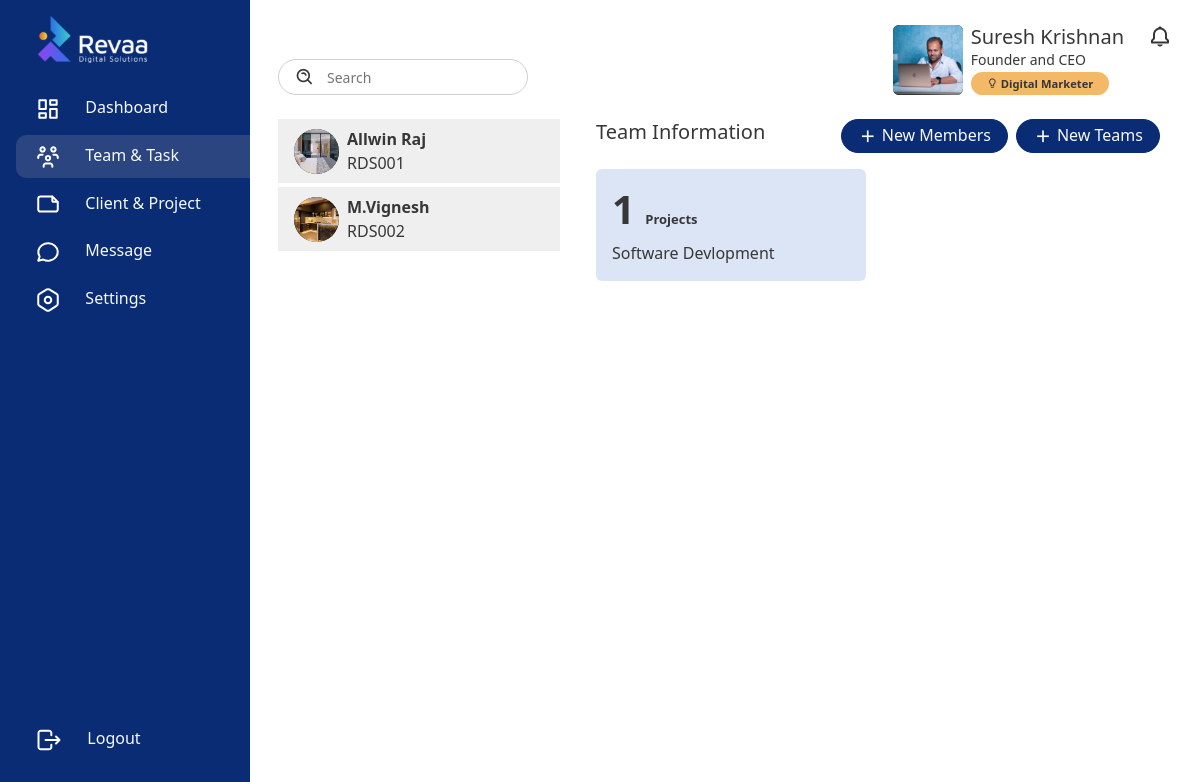
Page /teams/ (signed in) on the committed database.
### frontend/models.py (models this page shows, shortened)
class EmployeeDetail(models.Model):
    user = models.OneToOneField(User, on_delete=models.CASCADE)
    employee_id = models.CharField(max_length=10, unique=True, blank=True, null=True)
    name = models.CharField(max_length=255)
    mobile_number = models.CharField(max_length=15)
    address = models.TextField()
    date_of_birth = models.DateField()
    second_mobile_number = models.CharField(max_length=15, blank=True, null=True)
    aadhar_card_copy = models.FileField(upload_to='aadhar/', blank=True, null=True)
    pan_card_copy = models.FileField(upload_to='pan/', blank=True, null=True)
    college_mark_sheet = models.FileField(upload_to='college_marks/', blank=True, null=True)
    employee_photo = models.ImageField(upload_to='Profile', blank=True, null=True)
    twelfth_mark_sheet = models.FileField(upload_to='12th_marks/', blank=True, null=True)
    tenth_mark_sheet = models.FileField(upload_to='10th_marks/', blank=True, null=True)
    blood_group = models.CharField(max_length=5, blank=True, null=True)
    is_trainee = models.BooleanField(default=False)
    is_team_member = models.BooleanField(default=False)
    is_team_leader = models.BooleanField(default=False)
    is_manager = models.BooleanField(default=False)
    is_admin = models.BooleanField(default=False)
    is_admin_assistant = models.BooleanField(default=False)
    creative = models.BooleanField(default=False)
    digital_marketin = models.BooleanField(default=False)
    development = models.BooleanField(default=False)
    client_relationship = models.BooleanField(default=False)
    Graphic_designer = models.BooleanField(default=False)
    Video_Editing = models.BooleanField(default=False)
    Social_Media_Management = models.BooleanField(default=False)
    Content_Creation = models.BooleanField(default=False)
    Search_Engine_Optimization = models.BooleanField(default=False)
    Contant_Writing = models.BooleanField(default=False)
    Webside_Development = models.BooleanField(default=False)
    Software_Development = models.BooleanField(default=False)
    App_Development = models.BooleanField(default=False)
    Testing = models.BooleanField(default=False)
    Account_Manager = models.BooleanField(default=False)
    Admin = models.BooleanField(default=False)
    creaded_by =  models.CharField(max_length=255, blank=True, null=True)
    created_at = models.DateTimeField(blank=True, null=True)
    updated_by = models.CharField(max_length=255, blank=True, null=True)
    updated_at = models.DateTimeField(blank=True, null=True)

class Team(models.Model):
    name = models.CharField(max_length=255)
    team_logo = models.ImageField(upload_to='Team Logos/', blank=True, null=True)
    description = models.TextField()
    leader = models.ForeignKey(EmployeeDetail, on_delete=models.SET_NULL, null=True, related_name='leader_of')
    members = models.ManyToManyField(EmployeeDetail, related_name='teams')

### frontend/functions/teams.py (the view)
# urls.py: path('teams/', teams.teams, name='teams'),
@login_required(login_url='login')
def teams(request):
    all_teams = Team.objects.all()
    team_leader = EmployeeDetail.objects.filter(is_team_leader=True)
    teams_with_project_count = []
    for team in all_teams:
        project_count = Project.objects.filter(team=team).count()
        teams_with_project_count.append({
            'team': team,
            'project_count': project_count
        })
    context = {
        'teams_page': 'active',
        'team_leaders' : team_leader,
        'all_employees' : EmployeeDetail.objects.filter(user__is_superuser=False),
        'teams_with_project_count': teams_with_project_count,
    }
    return render(request, 'tmt-tool/teams.html', context)

### templates/tmt-tool/teams.html (shortened to what this page needs)
{% extends 'base.html' %}
{% load static %}
{% block container %}
<div class="d-flex">
    {% include 'includes/sidebar.html' %}
    <div class="content w-100">
        {% include 'includes/header.html' %}
        <div class="container mt-4">
            <div class="row">
                <div class="col-md-4">
                    <div style="height: 80vh; overflow-y: scroll;">
                        {% if all_employees %}
                        {% for employee in all_employees %}
                        <a href="{% url 'showemployee' epk=employee.pk %}" class="text-decoration-none">
                            <div class="profile-container message-active py-2 px-3 d-flex align-items-center mb-1">
                                <div class="bg-dark rounded-circle me-2" style="overflow: hidden;">
                                    {% if employee.employee_photo %}
                                    <img src="{{employee.employee_photo.url}}" alt="" width="45" height="45">
                                    {% else %}
                                    <img src="{% static 'images/Employee_avathar.png' %}" alt="" width="45" height="45">
                                    {% endif %}
                                </div>
                                <div class="profile-name">
                                    <p class="p-0 m-0 fw-bold">{{employee.name}}</p>
                                    <p class="p-0 m-0">{{employee.employee_id}}</p>
                                </div>
                            </div>
                        </a>
                        {% endfor %}
                        {% else %}
                        <div class="d-flex flex-column align-items-center justify-content-center h-100">
                            <img src="{% static 'images/noemployees.svg' %}" class="w-100" >
                            <h2 class="fw-bold cs-text-primary">Create Employees</h2>
                        </div>
                        {% endif %}
                    </div>
                </div>
                <div class="col-md-8">
                    <div class="container">
                        <div class="d-flex align-items-center justify-content-between mb-3">
                            <h5>Team Information</h5>
                            <div class="d-flex align-items-center">
                                <button type="button" class="btn btn-primary px-3 me-2 d-flex align-items-center justify-content-center"
                                    data-bs-toggle="modal" data-bs-target="#newemployeecreateform">
                                    <i class='bx bx-plus fs-5 pe-1 text-light'></i>
                                    <h6 class="m-0 p-0 text-light">New Members</h6>
                                </button>
                                <button type="button" class="btn btn-primary px-3 d-flex align-items-center justify-content-center"
                                    data-bs-toggle="modal" data-bs-target="#newteamscreate">
                                    <i class='bx bx-plus fs-5 pe-1 text-light'></i>
                                    <h6 class="m-0 p-0 text-light">New Teams</h6>
                                </button>
                            </div>
                        </div>
                        <div class="" style="overflow-y: auto; height: 73vh; overflow-x: hidden;">
                            <div class="" style="overflow-y: auto; height: 73vh; overflow-x: hidden;">
                                <div class="row">
                                    {% if teams_with_project_count %}
                                    {% for team_info in teams_with_project_count %}
                                    <div class="col-md-6 mb-3">
                                        <a href="{% url 'teams_details' pk=team_info.team.pk %}" class="text-decoration-none">
                                            <div class="card bg-secondary p-3">
                                                <div class="d-flex align-items-start justify-content-between">
                                                    <div>
                                                        <h1 class="fw-bold">{{ team_info.project_count }} <span style="font-size: small;" class="fw-semibold">Projects</span></h1>
                                                        <p class="m-0 p-0">{{ team_info.team.name }}</p>
                                                    </div>
                                                </div>
                                            </div>
                                        </a>
                                    </div>
                                    {% endfor %}
                                    {% else %}
                                    <div class="d-flex flex-column align-items-center justify-content-center w-100" style="height: 20rem;">
                                        <img src="{% static 'images/teams.png' %}" style=" height: 120%;" >
                                        <h2 class="fw-bold cs-text-primary">Create Teams</h2>
                                    </div>
                                    {% endif %}
                                </div>
                            </div>
                        </div>
                    </div>
                </div>
            </div>
        </div>
    </div>
</div>
{% endblock %}

### static/css/basic_style.css (style rules this page uses)
:root { --bs-blue: #092C74; --bs-active-blue: #2a4580; --bs-select-blue: #DCE5F6; --bs-purple: #6f42c1; --bs-pink: #d63384; --bs-red: #dc3545; --bs-orange: #E98331; --bs-yellow: #ffc107; --bs-green: #198754; --bs-teal: #20c997; --bs-cyan: #0dcaf0; --bs-black: #000; --bs-white: #fff; --bs-gray: #6c757d; --bs-gray-dark: #343a40; --bs-gray-100: #f8f9fa; --bs-gray-200: #e9ecef; --bs-gray-300: #dee2e6; --bs-gray-400: #ced4da; --bs-gray: #efefef; --bs-gray-500: #adb5bd; --bs-gray-600: #6c757d; --bs-gray-700: #495057; --bs-gray-800: #343a40; --bs-gray-900: #212529; --bs-primary: #092C74; --bs-secondary: #D3E2FF; --bs-success: #198754; --bs-info: #0dcaf0; --bs-warning: #F4B966; --bs-danger: #dc3545; --bs-light: #f8f9fa; --bs-dark: #212529; --bs-primary-rgb: 13, 110, 253; --bs-secondary-rgb: 108, 117, 125; --bs-success-rgb: 25, 135, 84; --bs-info-rgb: 13, 202, 240; --bs-warning-rgb: 255, 193, 7; --bs-danger-rgb: 220, 53, 69; --bs-light-rgb: 248, 249, 250; --bs-dark-rgb: 33, 37, 41; --bs-white-rgb: 255, 255, 255; --bs-black-rgb: 0, 0, 0; --bs-body-color-rgb: 33, 37, 41; --bs-body-bg-rgb: 255, 255, 255; --bs-font-sans-serif: system-ui, -apple-system, "Segoe UI", Roboto, "Helvetica Neue", "Noto Sans", "Liberation Sans", Arial, sans-serif, "Apple Color Emoji", "Segoe UI Emoji", "Segoe UI Symbol", "Noto Color Emoji"; --bs-font-monospace: SFMono-Regular, Menlo, Monaco, Consolas, "Liberation Mono", "Courier New", monospace; --bs-gradient: linear-gradient(180deg, rgba(255, 255, 255, 0.15), rgba(255, 255, 255, 0)); --bs-body-font-family: var(--bs-font-sans-serif); --bs-body-font-size: 1rem; --bs-body-font-weight: 400; --bs-body-line-height: 1.5; --bs-body-color: #212529; --bs-body-bg: #fff; --bs-border-width: 1px; --bs-border-style: solid; --bs-border-color: #dee2e6; --bs-border-color-translucent: rgba(0, 0, 0, 0.175); --bs-border-radius: 0.375rem; --bs-border-radius-sm: 0.25rem; --bs-border-radius-lg: 0.5rem; --bs-border-radius-xl: 1rem; --bs-border-radius-2xl: 2rem; --bs-border-radius-pill: 50rem; --bs-link-color: #092C74; --bs-link-hover-color: #0a58ca; --bs-code-color: #d63384; --bs-highlight-bg: #fff3cd }
* { color: #373737; transform: translate(.5s); }
.card { --bs-card-spacer-y: 1rem; --bs-card-spacer-x: 1rem; --bs-card-title-spacer-y: 0.5rem; --bs-card-border-width: none !important; --bs-card-border-color: none !important; --bs-card-border-radius: 0.375rem; --bs-card-box-shadow: ; --bs-card-inner-border-radius: calc(0.375rem - 1px); --bs-card-cap-padding-y: 0.5rem; --bs-card-cap-padding-x: 1rem; --bs-card-cap-bg: rgba(0, 0, 0, 0.03); --bs-card-cap-color: ; --bs-card-height: ; --bs-card-color: ; --bs-card-bg: #fff; --bs-card-img-overlay-padding: 1rem; --bs-card-group-margin: 0.75rem; position: relative; display: flex; flex-direction: column; min-width: 0; height: var(--bs-card-height); word-wrap: break-word; background-color: var(--bs-card-bg); background-clip: border-box; border: var(--bs-card-border-width) solid var(--bs-card-border-color); border-radius: var(--bs-card-border-radius); }
.btn { background-color: var(--bs-secondary) !important; border-radius: 50px !important; }
.bg-secondary { background-color: var(--bs-select-blue) !important; }
i, #currentMonthYear { cursor: pointer; }
.btn-primary { --bs-btn-color: #fff; background-color: var(--bs-primary) !important; --bs-btn-border-color: #092C74 !important; --bs-btn-hover-color: #fff; --bs-btn-hover-bg: #0b5ed7; --bs-btn-hover-border-color: #0a58ca; --bs-btn-focus-shadow-rgb: 49, 132, 253; --bs-btn-active-color: #fff; --bs-btn-active-bg: #0a58ca; --bs-btn-active-border-color: #0a53be; --bs-btn-active-shadow: inset 0 3px 5px rgba(0, 0, 0, 0.125); --bs-btn-disabled-color: #fff; --bs-btn-disabled-bg: #092C74 !important; --bs-btn-disabled-border-color: #092C74 !important }
.profile-container:hover, .message-active { background: #efefef ; }

### static/css/sidebar.css (style rules this page uses)
div.content { margin-left: 250px; padding: 1px 16px; }

### rows in the picture
EmployeeDetail: employee_photo (picture), name "Allwin Raj", employee_id "RDS001"
EmployeeDetail: employee_photo (picture), name "M.Vignesh", employee_id "RDS002"
Team: project_count "1", team.name "Software Devlopment"
